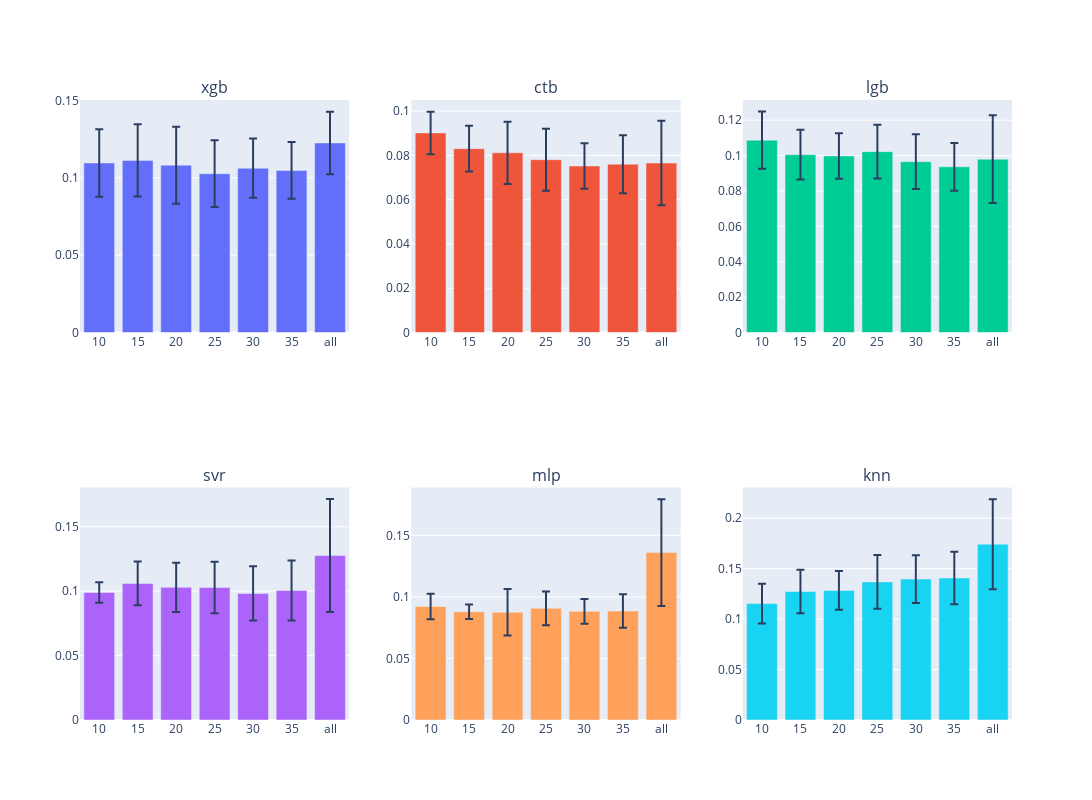

The notebook cell this image was saved under:
### Code cell
import pandas as pd
import plotly.express as px
import plotly.subplots as sp
import plotly.graph_objects as go

def plot_model_scores(scores, feature_numbers, items_per_row=2):
    # make the value_vars list once
    value_vars = [str(n) for n in feature_numbers] + ['all']

    n_models = len(scores)
    n_rows = (n_models + items_per_row - 1) // items_per_row

    # create subplot grid
    fig = sp.make_subplots(
        rows=n_rows,
        cols=items_per_row,
        subplot_titles=list(scores.keys())
    )

    for i, (model_name, df) in enumerate(scores.items()):
        # melt results for this model
        df_res = df.reset_index().melt(
            id_vars='index',
            value_vars=value_vars,
            var_name='number of features',
            value_name='score'
        )

        # compute mean/std across folds
        df_stats = df_res.groupby('number of features')['score'].agg(['mean', 'std']).reset_index()

        # add bar trace to correct subplot
        row = i // items_per_row + 1
        col = i % items_per_row + 1

        fig.add_trace(
            go.Bar(
                x=df_stats['number of features'],
                y=df_stats['mean'],
                error_y=dict(type='data', array=df_stats['std']),
                name=model_name
            ),
            row=row, col=col
        )

    # improve layout
    fig.update_layout(
        height=400 * n_rows,
        width=500 * items_per_row,
        showlegend=False
    )

    fig.show()
    
plot_model_scores(scores, feature_numbers, 3)

### Figure 1 — Plotly figure (JSON) as saved in the notebook; plotly's stock layout.template omitted (floating-point values rounded to 4 significant figures)
{"data": [{"error_y": {"array": [0.02186, 0.02331, 0.02485, 0.02161, 0.01916, 0.01829, 0.02024], "type": "data"}, "name": "xgb", "type": "bar", "x": ["10", "15", "20", "25", "30", "35", "all"], "xaxis": "x", "y": [0.1096, 0.1112, 0.1081, 0.1026, 0.1062, 0.1048, 0.1225], "yaxis": "y"}, {"error_y": {"array": [0.009611, 0.01036, 0.01407, 0.01402, 0.01027, 0.01309, 0.01911], "type": "data"}, "name": "ctb", "type": "bar", "x": ["10", "15", "20", "25", "30", "35", "all"], "xaxis": "x2", "y": [0.09016, 0.08305, 0.08117, 0.07806, 0.0752, 0.07605, 0.07657], "yaxis": "y2"}, {"error_y": {"array": [0.01615, 0.01404, 0.01285, 0.01525, 0.01548, 0.01348, 0.02477], "type": "data"}, "name": "lgb", "type": "bar", "x": ["10", "15", "20", "25", "30", "35", "all"], "xaxis": "x3", "y": [0.1087, 0.1005, 0.09981, 0.1022, 0.09659, 0.09366, 0.09798], "yaxis": "y3"}, {"error_y": {"array": [0.007913, 0.01698, 0.01913, 0.02006, 0.0211, 0.02328, 0.04381], "type": "data"}, "name": "svr", "type": "bar", "x": ["10", "15", "20", "25", "30", "35", "all"], "xaxis": "x4", "y": [0.099, 0.106, 0.103, 0.1028, 0.09826, 0.1005, 0.1276], "yaxis": "y4"}, {"error_y": {"array": [0.01039, 0.00583, 0.01884, 0.0137, 0.01005, 0.01355, 0.04344], "type": "data"}, "name": "mlp", "type": "bar", "x": ["10", "15", "20", "25", "30", "35", "all"], "xaxis": "x5", "y": [0.09224, 0.08793, 0.08754, 0.09071, 0.08831, 0.08849, 0.136], "yaxis": "y5"}, {"error_y": {"array": [0.0197, 0.02162, 0.01924, 0.02667, 0.02361, 0.02602, 0.04464], "type": "data"}, "name": "knn", "type": "bar", "x": ["10", "15", "20", "25", "30", "35", "all"], "xaxis": "x6", "y": [0.1153, 0.1273, 0.1284, 0.1368, 0.1396, 0.1407, 0.1742], "yaxis": "y6"}], "layout": {"annotations": [{"font": {"size": 16}, "showarrow": false, "text": "xgb", "x": 0.1444, "xanchor": "center", "xref": "paper", "y": 1, "yanchor": "bottom", "yref": "paper"}, {"font": {"size": 16}, "showarrow": false, "text": "ctb", "x": 0.5, "xanchor": "center", "xref": "paper", "y": 1, "yanchor": "bottom", "yref": "paper"}, {"font": {"size": 16}, "showarrow": false, "text": "lgb", "x": 0.8556, "xanchor": "center", "xref": "paper", "y": 1, "yanchor": "bottom", "yref": "paper"}, {"font": {"size": 16}, "showarrow": false, "text": "svr", "x": 0.1444, "xanchor": "center", "xref": "paper", "y": 0.375, "yanchor": "bottom", "yref": "paper"}, {"font": {"size": 16}, "showarrow": false, "text": "mlp", "x": 0.5, "xanchor": "center", "xref": "paper", "y": 0.375, "yanchor": "bottom", "yref": "paper"}, {"font": {"size": 16}, "showarrow": false, "text": "knn", "x": 0.8556, "xanchor": "center", "xref": "paper", "y": 0.375, "yanchor": "bottom", "yref": "paper"}], "height": 800, "showlegend": false, "width": 1500, "xaxis": {"anchor": "y", "domain": [0, 0.2889]}, "xaxis2": {"anchor": "y2", "domain": [0.3556, 0.6444]}, "xaxis3": {"anchor": "y3", "domain": [0.7111, 1]}, "xaxis4": {"anchor": "y4", "domain": [0, 0.2889]}, "xaxis5": {"anchor": "y5", "domain": [0.3556, 0.6444]}, "xaxis6": {"anchor": "y6", "domain": [0.7111, 1]}, "yaxis": {"anchor": "x", "domain": [0.625, 1]}, "yaxis2": {"anchor": "x2", "domain": [0.625, 1]}, "yaxis3": {"anchor": "x3", "domain": [0.625, 1]}, "yaxis4": {"anchor": "x4", "domain": [0, 0.375]}, "yaxis5": {"anchor": "x5", "domain": [0, 0.375]}, "yaxis6": {"anchor": "x6", "domain": [0, 0.375]}}}
